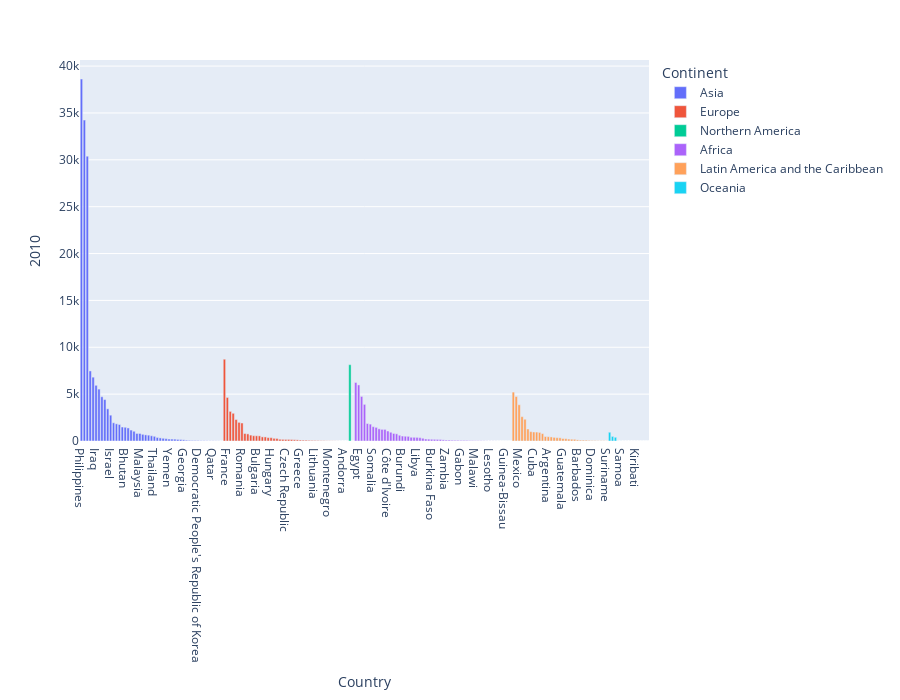

Here is the notebook cell this chart was saved with:
### Markdown cell above
# from plotly.io import renderers

# renderers.default = 'notebook'

### Code cell
can2010 = canada.sort_values(by='2010',ascending=False)
px.bar(can2010, x=can2010.index, y='2010', color='Continent',height=700)

### Figure 1 — Plotly figure (JSON) as saved in the notebook; plotly's stock layout.template omitted (floating-point values rounded to 4 significant figures)
{"data": [{"alignmentgroup": "True", "hovertemplate": "Continent=Asia<br>Country=%{x}<br>2010=%{y}<extra></extra>", "legendgroup": "Asia", "marker": {"color": "#636efa", "pattern": {"shape": ""}}, "name": "Asia", "offsetgroup": "Asia", "orientation": "v", "showlegend": true, "textposition": "auto", "type": "bar", "x": ["Philippines", "India", "China", "Iran (Islamic Republic of)", "Pakistan", "Iraq", "Republic of Korea", "Bangladesh", "Sri Lanka", "Lebanon", "Israel", "Viet Nam", "Jordan", "Afghanistan", "Turkey", "Bhutan", "Nepal", "Japan", "Syrian Arab Republic", "Singapore", "Malaysia", "Indonesia", "State of Palestine", "China, Hong Kong Special Administrative Region", "Myanmar", "Thailand", "Kazakhstan", "Saudi Arabia", "Uzbekistan", "Armenia", "Yemen", "Azerbaijan", "Cambodia", "Mongolia", "Kyrgyzstan", "Georgia", "United Arab Emirates", "Kuwait", "Lao People's Democratic Republic", "Tajikistan", "Democratic People's Republic of Korea", "Turkmenistan", "Bahrain", "China, Macao Special Administrative Region", "Cyprus", "Qatar", "Oman", "Brunei Darussalam", "Maldives"], "xaxis": "x", "y": [38617, 34235, 30391, 7477, 6811, 5941, 5537, 4721, 4422, 3432, 2755, 1942, 1831, 1758, 1492, 1464, 1392, 1168, 1039, 805, 802, 712, 654, 623, 556, 499, 377, 330, 289, 252, 211, 209, 200, 169, 157, 126, 86, 67, 54, 52, 45, 30, 28, 21, 18, 18, 14, 12, 4], "yaxis": "y"}, {"alignmentgroup": "True", "hovertemplate": "Continent=Europe<br>Country=%{x}<br>2010=%{y}<extra></extra>", "legendgroup": "Europe", "marker": {"color": "#EF553B", "pattern": {"shape": ""}}, "name": "Europe", "offsetgroup": "Europe", "orientation": "v", "showlegend": true, "textposition": "auto", "type": "bar", "x": ["United Kingdom of Great Britain and Northern Ireland", "France", "Ukraine", "Germany", "Russian Federation", "Republic of Moldova", "Romania", "Poland", "Netherlands", "Portugal", "Albania", "Bulgaria", "Ireland", "Belarus", "Italy", "Belgium", "Hungary", "Switzerland", "Serbia", "The former Yugoslav Republic of Macedonia", "Spain", "Czech Republic", "Bosnia and Herzegovina", "Sweden", "Slovakia", "Austria", "Greece", "Denmark", "Croatia", "Latvia", "Finland", "Lithuania", "Norway", "Iceland", "Estonia", "Malta", "Montenegro", "Slovenia", "Luxembourg", "Monaco", "San Marino", "Andorra", "Liechtenstein"], "xaxis": "x", "y": [8724, 4646, 3159, 2956, 2288, 1988, 1922, 795, 759, 629, 561, 556, 547, 438, 434, 363, 354, 285, 271, 188, 174, 168, 168, 159, 135, 124, 101, 92, 91, 70, 63, 57, 46, 30, 28, 17, 14, 12, 8, 4, 1, 0, 0], "yaxis": "y"}, {"alignmentgroup": "True", "hovertemplate": "Continent=Northern America<br>Country=%{x}<br>2010=%{y}<extra></extra>", "legendgroup": "Northern America", "marker": {"color": "#00cc96", "pattern": {"shape": ""}}, "name": "Northern America", "offsetgroup": "Northern America", "orientation": "v", "showlegend": true, "textposition": "auto", "type": "bar", "x": ["United States of America", "Canada"], "xaxis": "x", "y": [8142, 0], "yaxis": "y"}, {"alignmentgroup": "True", "hovertemplate": "Continent=Africa<br>Country=%{x}<br>2010=%{y}<extra></extra>", "legendgroup": "Africa", "marker": {"color": "#ab63fa", "pattern": {"shape": ""}}, "name": "Africa", "offsetgroup": "Africa", "orientation": "v", "showlegend": true, "textposition": "auto", "type": "bar", "x": ["Morocco", "Egypt", "Algeria", "Nigeria", "Ethiopia", "Cameroon", "Somalia", "Mauritius", "Tunisia", "Democratic Republic of the Congo", "South Africa", "Côte d'Ivoire", "Eritrea", "Ghana", "Senegal", "Sudan", "Burundi", "Kenya", "Zimbabwe", "Rwanda", "Guinea", "Libya", "Togo", "Benin", "Uganda", "United Republic of Tanzania", "Burkina Faso", "Madagascar", "Mali", "Liberia", "Djibouti", "Zambia", "Chad", "Niger", "Congo", "Mauritania", "Gabon", "Sierra Leone", "Angola", "Botswana", "Gambia", "Malawi", "Central African Republic", "Comoros", "Namibia", "Seychelles", "Lesotho", "Mozambique", "Equatorial Guinea", "Swaziland", "Cabo Verde", "Guinea-Bissau", "Sao Tome and Principe", "Western Sahara"], "xaxis": "x", "y": [6242, 5982, 4752, 3906, 1865, 1800, 1528, 1455, 1299, 1239, 1238, 1066, 931, 802, 765, 612, 529, 507, 494, 396, 395, 384, 354, 290, 216, 200, 186, 178, 170, 162, 123, 102, 98, 80, 75, 74, 64, 63, 61, 42, 37, 28, 26, 22, 16, 10, 7, 7, 4, 3, 3, 2, 2, 0], "yaxis": "y"}, {"alignmentgroup": "True", "hovertemplate": "Continent=Latin America and the Caribbean<br>Country=%{x}<br>2010=%{y}<extra></extra>", "legendgroup": "Latin America and the Caribbean", "marker": {"color": "#FFA15A", "pattern": {"shape": ""}}, "name": "Latin America and the Caribbean", "offsetgroup": "Latin America and the Caribbean", "orientation": "v", "showlegend": true, "textposition": "auto", "type": "bar", "x": ["Colombia", "Haiti", "Mexico", "Brazil", "Jamaica", "Peru", "Venezuela (Bolivarian Republic of)", "Cuba", "Guyana", "Trinidad and Tobago", "El Salvador", "Dominican Republic", "Argentina", "Saint Vincent and the Grenadines", "Honduras", "Ecuador", "Chile", "Guatemala", "Saint Lucia", "Grenada", "Costa Rica", "Bolivia (Plurinational State of)", "Barbados", "Nicaragua", "Uruguay", "Paraguay", "Panama", "Dominica", "Belize", "Antigua and Barbuda", "Bahamas", "Saint Kitts and Nevis", "Suriname"], "xaxis": "x", "y": [5218, 4744, 3865, 2598, 2321, 1283, 998, 961, 953, 915, 787, 479, 459, 434, 386, 353, 340, 266, 249, 208, 190, 180, 121, 94, 93, 89, 65, 43, 39, 27, 25, 22, 13], "yaxis": "y"}, {"alignmentgroup": "True", "hovertemplate": "Continent=Oceania<br>Country=%{x}<br>2010=%{y}<extra></extra>", "legendgroup": "Oceania", "marker": {"color": "#19d3f3", "pattern": {"shape": ""}}, "name": "Oceania", "offsetgroup": "Oceania", "orientation": "v", "showlegend": true, "textposition": "auto", "type": "bar", "x": ["Australia", "New Zealand", "Fiji", "Tonga", "Samoa", "Papua New Guinea", "Vanuatu", "American Samoa", "Palau", "Kiribati", "Tuvalu", "Marshall Islands", "Nauru", "New Caledonia"], "xaxis": "x", "y": [933, 490, 398, 5, 5, 3, 0, 0, 0, 0, 0, 0, 0, 0], "yaxis": "y"}], "layout": {"barmode": "relative", "height": 700, "legend": {"title": {"text": "Continent"}, "tracegroupgap": 0}, "margin": {"t": 60}, "xaxis": {"anchor": "y", "domain": [0, 1], "title": {"text": "Country"}}, "yaxis": {"anchor": "x", "domain": [0, 1], "title": {"text": "2010"}}}}
